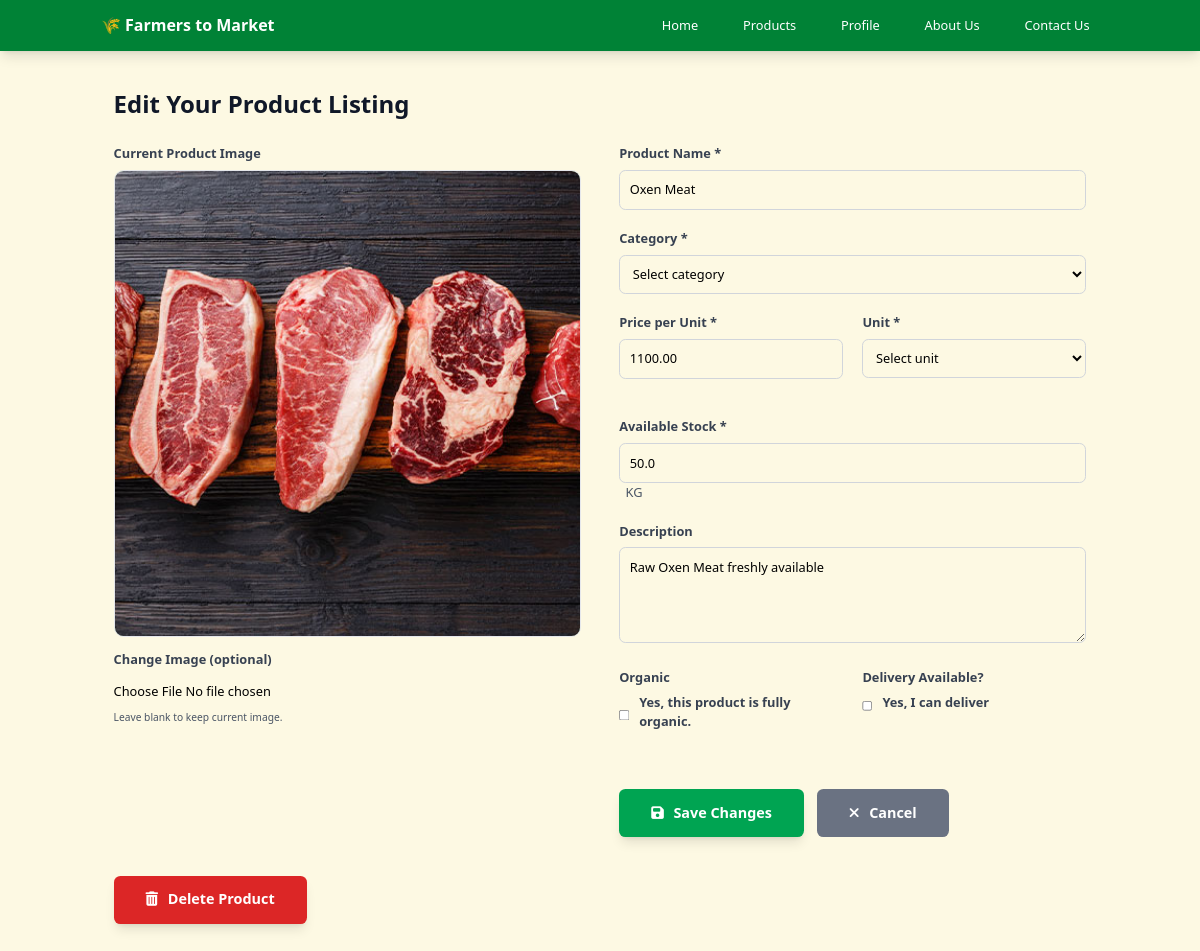
/users/profile/my-products/2/ (signed in), run on the app's committed database.
### market/models.py (models this page shows, shortened)
class Product(models.Model):
    farmer = models.ForeignKey('users.Farmer', related_name='products', on_delete=models.CASCADE)
    name = models.CharField(max_length=255)
    category = models.ForeignKey('Category', null=True, on_delete=models.SET_NULL)
    description = models.TextField(max_length=2000, null=True, blank=True)
    image = models.ImageField(upload_to='images/products/')
    organic = models.BooleanField(default=False)
    delivery_available = models.BooleanField(default=False)
    quantity_unit = models.CharField(max_length=50, choices=[('Item','Item'), ('KG','KG'), ('Litre','Litre')], default='Item')
    price = models.DecimalField(max_digits=10, decimal_places=2, verbose_name='Price (Birr per unit)')
    stock = models.FloatField()
    active = models.BooleanField(default=True)
    date_listed = models.DateTimeField(auto_now_add=True)

### users/decorators.py (the view)
    @login_required
    def wrapper(request, *args, **kwargs):
        if request.user.is_authenticated:
             if request.user.has_profile():
                return view_func(request, *args, **kwargs)
        return redirect('login-page')

### users/forms.py
class ProductUpdateForm(forms.ModelForm):
    class Meta:
        model = Product
        fields = [
            'name',
            'image',
            'price',
            'quantity_unit',
            'stock',
            'description',
            'category',
            'organic',
            'delivery_available',
        ]

### authentication/models.py (called while the page is built)
    def has_profile(self):
        return hasattr(self, 'profile')

### home/context_processors.py (called while the page is built)
def site_settings(request):
    return {
        'SITE_NAME': '🌾 Farmers to Market',
        'CONTACT_EMAIL': '',
        'SUPPORT_EMAIL': '',
        'SUPPORT_PHONE': '',
        'ADDRESS': '',
        }

### market/models.py (called while the page is built)
    def __str__(self):
        return self.name

### templates/users/farmer-product-detail.html (shortened to what this page needs)
<!DOCTYPE html>
<html lang="en">
<head>
    <link rel="stylesheet" href="/static/css/style.css">
    <link href="https://cdnjs.cloudflare.com/ajax/libs/font-awesome/6.4.0/css/all.min.css" rel="stylesheet">
</head>
<body class="bg-bg-primary font-sans leading-normal tracking-normal min-h-screen flex flex-col">
    {% include 'navbar.html' %}
    <section class="py-12 flex-grow">
        <div class="max-w-7xl mx-auto px-4 sm:px-6 lg:px-8">
            <h1 class="text-3xl font-bold text-gray-900 mb-8">Edit Your Product Listing</h1>
            <form method="POST" enctype="multipart/form-data" id="editProductForm">
                <div class="grid grid-cols-1 lg:grid-cols-2 gap-12">
                    <div class="space-y-4">
                        <label class="font-semibold text-gray-900">Current Product Image</label>
                        <div class="aspect-square overflow-hidden rounded-xl border-2 border-gray-200 bg-bg-secondary">
                            <img src="{{ product.image.url }}" alt="{{ product.name }}" class="w-full h-full object-cover" id="currentImage">
                        </div>
                        <div class="form-group">
                            <label for="id_image">Change Image (optional)</label>
                            <input type="file" name="image" id="id_image" accept="image/*">
                            <small class="text-gray-600">Leave blank to keep current image.</small>
                        </div>
                    </div>
                    <div class="flex flex-col">
                        <div class="form-group">
                            <label for="id_name">Product Name *</label>
                            <input type="text" name="name" id="id_name" value="{{ product.name }}" required>
                        </div>
                        <div class="form-group">
                            <label for="id_category">Category *</label>
                            <select name="category" id="id_category" required>
                                <option value="">Select category</option>
                            </select>
                        </div>
                        <div class="grid grid-cols-2 gap-6 mb-6">
                            <div class="form-group">
                                <label for="id_price">Price per Unit *</label>
                                <input type="number" name="price" id="id_price" step="0.01" min="0" value="{{ product.price }}" required>
                            </div>
                            <div class="form-group">
                                <label for="id_quantity_unit">Unit *</label>
                                <select name="quantity_unit" id="id_quantity_unit" required>
                                    <option value="">Select unit</option>
                                </select>
                            </div>
                        </div>
                        <div class="form-group">
                            <label for="id_stock">Available Stock *</label>
                            <input type="number" name="stock" id="id_stock" step="0.1" min="0" value="{{ product.stock }}" required>
                            <span class="text-gray-600 ml-2">{{ product.quantity_unit }}</span>
                        </div>
                        <div class="form-group">
                            <label for="id_description">Description</label>
                            <textarea name="description" id="id_description" required>{% if product.description %}{{ product.description }}{% endif %}</textarea>
                        </div>
                        <div class="grid grid-cols-2 gap-6">
                            <div class="form-group">
                                <label class="font-medium text-gray-900">Organic</label>
                                <div class="checkbox-group">
                                    <input type="checkbox" name="organic" id="id_organic" {% if product.organic %} checked{% endif %}>
                                    <label for="id_organic" class="font-normal">Yes, this product is fully organic.</label>
                                </div>
                            </div>
                            <div class="form-group">
                                <label class="font-medium text-gray-900">Delivery Available?</label>
                                <div class="checkbox-group">
                                    <input type="checkbox" name="delivery_available" id="id_delivery_available" {% if product.delivery_available %} checked {% endif %}>
                                    <label for="id_delivery_available" class="font-normal">Yes, I can deliver</label>
                                </div>
                            </div>
                        </div>
                        <div class="flex gap-4 mt-10 items-center">
                            <button type="submit" class="bg-primary-500 hover:bg-primary-600 text-white py-4 px-10 rounded-lg font-bold text-lg transition duration-300 flex items-center justify-center shadow-lg">
                                <i class="fas fa-save mr-3"></i> Save Changes
                            </button>
                            <a href="{% url 'product-detail-page' product.id %}" class="bg-gray-500 hover:bg-gray-600 text-white py-4 px-10 rounded-lg font-bold text-lg transition duration-300 flex items-center justify-center">
                                <i class="fas fa-times mr-3"></i> Cancel
                            </a>
                        </div>
                    </div>
            </form>
            <form method="POST" action="{% url 'farmer-product-delete' product.id %}" style="display: inline;" onsubmit="return confirm('Are you sure you want to permanently delete \" {{ product.name }}\"?\nThis action cannot be undone.');">
                <button type="submit" class="primary-error text-white py-4 px-10 rounded-lg font-bold text-lg transition duration-300 flex items-center justify-center shadow-lg">
                    <i class="fas fa-trash-alt mr-3"></i> Delete Product
                </button>
            </form>
        </div>
    </section>
</body>
</html>

### templates/users/farmer-product-detail.html (style rules this page uses)
.form-group { margin-bottom: 1.5rem; }
label { display: block; margin-bottom: 0.5rem; font-weight: 600; color: #374151; }
input[type="text"], input[type="number"], textarea, select { width: 100%; padding: 0.75rem; border: 1px solid #d1d5db; border-radius: 0.5rem; font-size: 1rem; }
input[type="file"] { width: 100%; padding: 0.5rem 0; }
textarea { min-height: 120px; resize: vertical; }
.checkbox-group { display: flex; align-items: center; gap: 0.75rem; }
.checkbox-group input[type="checkbox"] { width: auto; }
.primary-error { background-color: #dc2626; }

### data on the page
Product: image (picture), name "Oxen Meat", price "1100.00", stock "50.0", quantity_unit "KG", description "Raw Oxen Meat freshly available"

### other printed values
{{ SITE_NAME }} "🌾 Farmers to Market"
